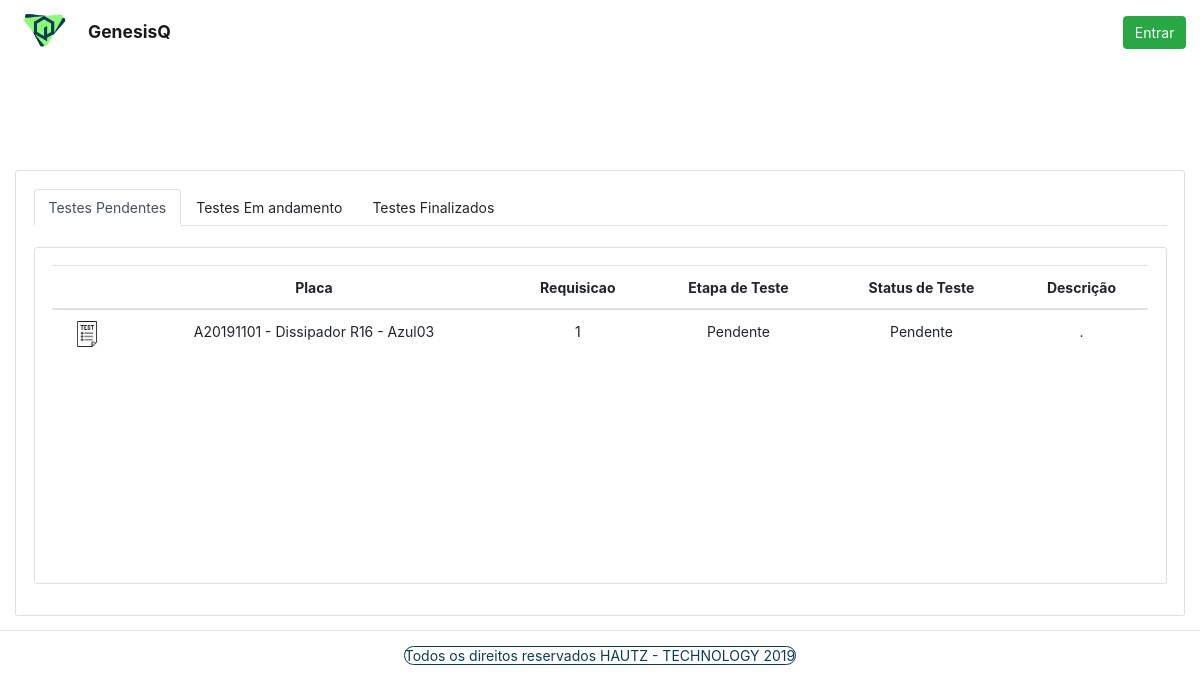
The app's page /testes/, older data.
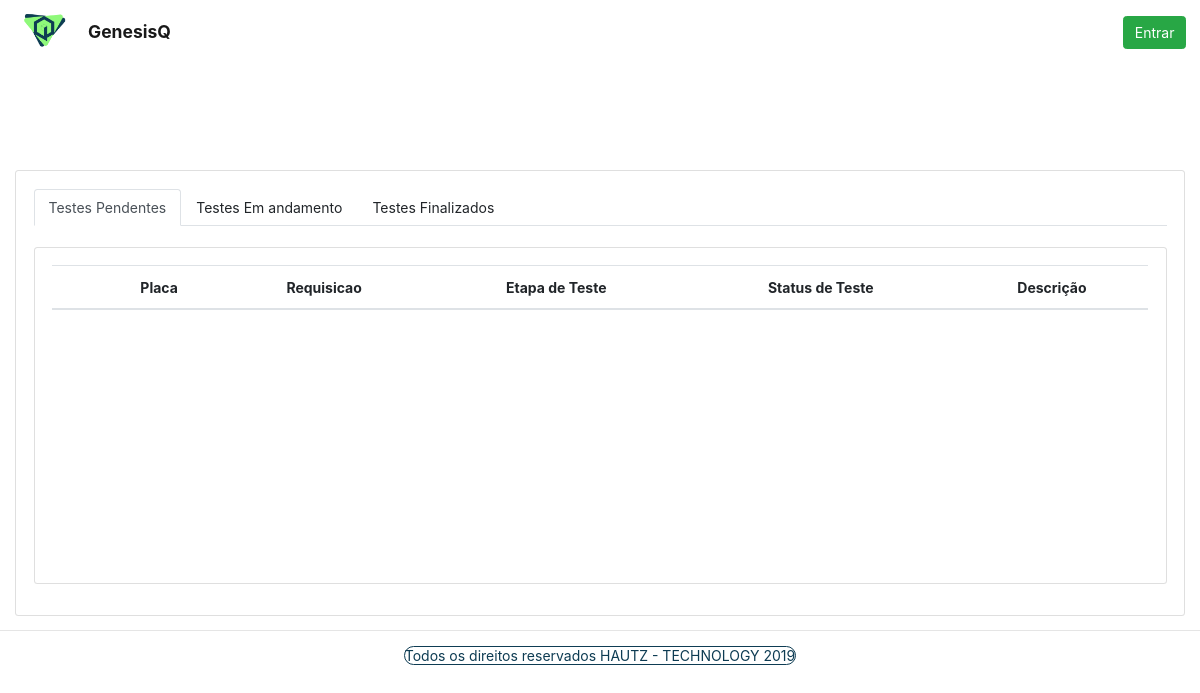
The same page, newer data.
### requisicao/models/requisicao.py (models this page shows, shortened)
class Item_requisicao(models.Model):
    Numero_serie = models.OneToOneField(
        'placas.cadastro_placas',
        verbose_name = 'Número de Série',
        related_name='cadastro_placas_numero_serie',
        on_delete=models.PROTECT,
        null = False,
        blank = False
    )
    Descricao = models.CharField(
        'Descrição do item',
        max_length = 100,
        blank = True
    )
    Requisicao = models.ForeignKey(
        'requisicao.cadastro_requisicao',
        verbose_name = 'Requisição',
        related_name='cadastro_requisicao_id',
        on_delete = models.PROTECT
    )
    Etapa_teste = models.CharField(
        'Etapa do Teste',
        blank = True,
        null = True,
        max_length = 20,
        default='Pendente'
    )
    Status_teste = models.CharField(
        'Status do teste',
        blank = True,
        null = True,
        max_length = 20,
        default='Pendente'
    )
    Data_item = models.DateTimeField(
        auto_now_add = True
    )
    username = models.ForeignKey(
        'contas.usuario',
        related_name='contas_usuario_username_item',
        on_delete = models.PROTECT,
        editable = False,
        default = ""
    )
    class Meta:
        db_table = 'ITEM_REQUISICAO'

class Cadastro_Requisicao(models.Model):
    TIPO_CHOICES = (
        ("Nova", "Nova"),
        ("Retorno", "Retorno")
    )
    STATUS_CHOICES = (
        ("Pendente", "Pendente"),
        ("Em Andamento", "Em Andamento"),
        ("Finalizado", "Finalizado")
    )
    Tipo_Req = models.CharField( #Tipo de Requisição
        'Tipo de requisicao',
        max_length=30,
        choices=TIPO_CHOICES
        )
    Modelo = models.ForeignKey( # Modelo
        'placas.modelo_placas',
        related_name='Modelo_placas_modelo',
        on_delete = models.PROTECT,
        limit_choices_to= {'Ativo': True} #Limita somente a modelos ativos
    )
    Qtd_requerida = models.IntegerField(
        'Qtd Requerida'
    )
    Qtd_atendida = models.IntegerField(
        'Qtd Atendida',
        default = int(),
        editable = False
    )
    Status = models.CharField(
        default="Pendente"
        'Status',
        max_length=20,
        choices=STATUS_CHOICES
    )
    Descricao = models.TextField(
        'Descrição da requisição'
    )
    Data_requisicao = models.DateTimeField(
        auto_now_add = True
    )
    Data_alteracao_requisicao = models.DateTimeField(
        auto_now = True
    )
    username = models.ForeignKey(
        'contas.usuario',
        related_name='contas_usuario_username_requisicao',
        on_delete=models.PROTECT,
        editable = False,
        default = ""
    )
    def __str__(self):
        return '{}'.format(self.id)
    class Meta:
        db_table = 'CADASTRO_REQUISICAO'

### placas/models/cadastro_placas.py (models this page shows)
class Cadastro_placas(models.Model):
    Numero_serie = models.CharField(
        'Número de série',
        max_length=120,
        unique=True
    )
    Modelo = models.ForeignKey(
        'placas.modelo_placas',
        related_name='modelo_placas_modelo',
        on_delete = models.PROTECT,
        null = True,
        limit_choices_to= {'Ativo': True} #Limita somente a modelos ativos
    )
    Revisao_lm = models.IntegerField(
        'Revisao LM'
    )
    Lote_numero = models.ForeignKey(
            'placas.cadastro_lote',
            related_name='Lote_numero_lote',
            on_delete = models.PROTECT,
            null=True,
            limit_choices_to= {'Ativo': True} #Limita somente a modelos ativos
        )
    Observacao = models.TextField(
        'Observação',
        blank=True
    )
    Ativo = models.BooleanField(
        'Placa Ativa',
        default=True
    )
    def __str__(self):
        return '{} - {}'.format(self.Numero_serie, self.Modelo)
    class Meta:
        db_table = 'CADASTRO_PLACAS'
        constraints = [
            models.UniqueConstraint(fields=['Numero_serie'], name="Constraint_placas")
        ]

### placas/models/modelo_placas.py (models this page shows)
class Modelo_placas(models.Model):
    Modelo = models.CharField(
        'modelo',
        max_length=120
    )
    Descricao = models.CharField(
        'Descrição',
        max_length=200
    )
    Ativo = models.BooleanField(
        'Modelo Ativo',
        default=True
    )
    def __str__(self):
        return '{} - {}'.format(self.Modelo, self.Descricao)
    class Meta:
        db_table = 'MODELO_PLACAS'
        constraints = [
            models.UniqueConstraint(fields=['Modelo', 'Descricao'], name="Constraint_modelo")
        ]

### testes/views.py (the view)
# urls.py: path('', views.lista_testes, name="lista-itens-teste"),
def lista_testes(request, id_item=None):
    itens_pendente = Item_requisicao.objects.filter(Status_teste='Pendente')
    itens_andamento = Item_requisicao.objects.filter(Status_teste='Em andamento')
    itens_finalizado = Item_requisicao.objects.filter(Status_teste='Finalizado')
    context = {
        'titulo': 'Testes',
        'item': "",
        'pendente': itens_pendente,
        'andamento': itens_andamento,
        'finalizado': itens_finalizado
    }
    return render(request, "testes/lista-itens-teste.html", context)

### indicadores/context_processors.py (called while the page is built)
def menu_indicadores(requets):
    return {
        "Menu_indicadores": Menu_indicadores.objects.all()
    }

### placas/context_processors.py (called while the page is built)
def menu_placas(requets):
    return {
        "Menu_placas": Menu_placas.objects.all()
    }

### testes/context_processors.py (called while the page is built)
def menu_testes(requets):
    return {
        "lista_testes": Menu_testes.objects.all()
    }

### testes/templates/testes/lista-itens-teste.html (shortened to what this page needs)
{% extends "base.html" %}
{% load static %}
{% load crispy_forms_tags %}
{% block conteudo %}
<div class="container-fluid ">
  <div class="card">
    <div class="card-body ">
        <ul class="nav nav-tabs" id="nav-tab" role="tablist">
          <li class="nav-item">
            <a class="nav-link active" id="nav-pendentes-tab" data-toggle="tab" href="#nav-pendentes" role="tab">Testes Pendentes</a>
          </li>
          <li class="nav-item">
            <a class="nav-link " id="nav-andamento-tab" data-toggle="tab" href="#nav-andamento" role="tab">Testes Em andamento</a>
          </li>
         <li class="nav-item">
          <a class="nav-link " id="nav-finalizados-tab" data-toggle="tab" href="#nav-finalizados" role="tab">Testes Finalizados</a>
          </li>
        </ul>
      <div class="tab-content" id="nav-tabContent">
        <div class="tab-pane fade active show" id="nav-pendentes" role="tabpanel" aria-labelledby="nav-pendentes-tab">
          <br>
          {% if item == "" %}
          <div class="row">
            <div class="col-xs-4 col-sm-12 col-md-12 col-lg-12  mb-3">
              <div class="card">
                <div class="card-body">
                  <div style="overflow: auto; height: 300px">
                    <table class="table small-table table-hovers"
                      aria-describedby="dynamic-table_info">
                      <thead >
                        <tr class="text-center">
                          <th></th>
                          <th>Placa</th>
                          <th>Requisicao</th>
                          <th>Etapa de Teste</th>
                          <th>Status de Teste</th>
                          <th>Descrição</th>
                        </tr>
                      </thead>
                      <tbody>
                        {% for item in pendente %}
                        <tr class="text-center">
                          <td> <a href=" {% url 'testes:realiza-teste' item.id %}"> <img src="{% static 'testes/images/img-test.png' %}" width=26 ></a></td>
                          <td>{{ item.Numero_serie }}</td>
                          <td>{{ item.Requisicao }}</td>
                          <td>{{ item.Etapa_teste }}</td>
                          <td>{{ item.Status_teste }}</td>
                          <td>{{ item.Descricao }}</td>
                        </tr>
                        {% endfor %}
                      </tbody>
                    </table>
                  </div>
                </div>
              </div>
            </div>
          </div>
          {% endif %}
        </div>
      </div>
    </div>
  </div>
</div>
{% endblock conteudo %}

Row changes from the older to the newer data that the page shows:
no longer on this page (row edited): Item_requisicao: Numero_serie "A20191101 - Dissipador R16 - Azul03", Requisicao "1", Etapa_teste "Pendente", Status_teste "Pendente", Descricao "."
